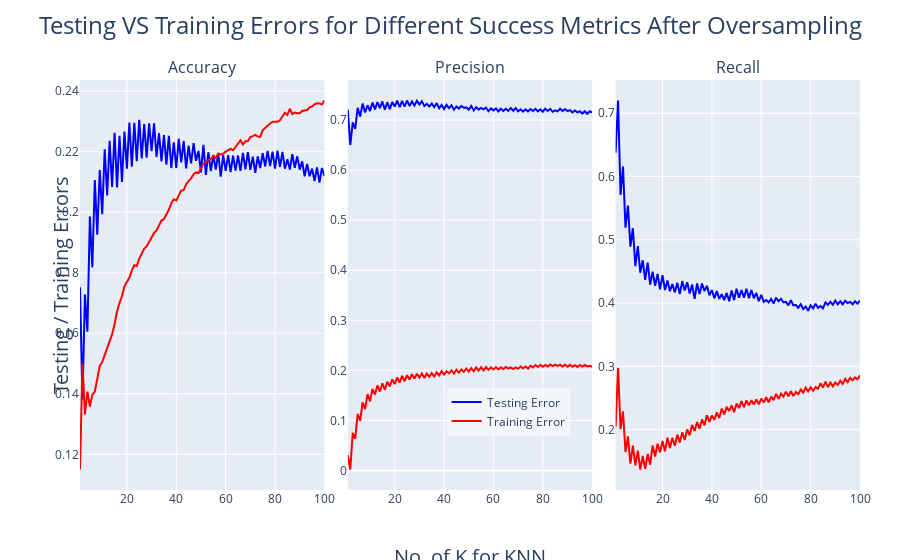

The cell this chart's notebook holds for it:
### Markdown cell above
A loop was applied to find the optimal K value for the KNN classifier.

### Code cell
# Plot the relationship between K and both training and testing errors for 3 different metrics.
fig9 = make_subplots(rows=1, cols=3, shared_xaxes = True, subplot_titles=('Accuracy', 'Precision', 'Recall'), horizontal_spacing = 0.03)

fig9.add_trace(go.Scatter(x = k_range, y = testing_error_a2, mode = 'lines', hovertemplate = 'No. of K: %{x}<br>testing_error_a2: %{y:.3f} <extra></extra>', line = dict(color = 'blue'), showlegend = False), row = 1, col = 1)
fig9.add_trace(go.Scatter(x = k_range, y = training_error_a2, mode = 'lines', hovertemplate = 'No. of K: %{x}<br>training_error_a2: %{y:.3f} <extra></extra>', line = dict(color = 'red'), showlegend = False), row = 1, col = 1)
fig9.add_trace(go.Scatter(x = k_range, y = testing_error_p2, mode = 'lines', hovertemplate = 'No. of K: %{x}<br>testing_error_p2: %{y:.3f} <extra></extra>',  line = dict(color = 'blue'), name = 'Testing Error'), row = 1, col = 2)
fig9.add_trace(go.Scatter(x = k_range, y = training_error_p2, mode = 'lines', hovertemplate = 'No. of K: %{x}<br>training_error_p2: %{y:.3f} <extra></extra>', line = dict(color = 'red'), name = 'Training Error'), row = 1, col = 2)
fig9.add_trace(go.Scatter(x = k_range, y = testing_error_r2, mode = 'lines', hovertemplate = 'No. of K: %{x}<br>testing_error_r2: %{y:.3f} <extra></extra>', line = dict(color = 'blue'), showlegend = False), row = 1, col = 3)
fig9.add_trace(go.Scatter(x = k_range, y = training_error_r2, mode = 'lines', hovertemplate = 'No. of K: %{x}<br>training_error_r2: %{y:.3f} <extra></extra>', line = dict(color = 'red'), showlegend = False), row = 1, col = 3)

fig9.add_annotation(text = 'Testing / Training Errors', xref = 'paper', yref = 'paper', x = -0.045, y = 0.5, showarrow = False, textangle = -90, font = dict(size = 20))  
fig9.add_annotation(text = 'No. of K for KNN', xref = 'paper', yref = 'paper', x = 0.5, y = -0.2, showarrow = False, font = dict(size = 20))  
fig9.update_layout(title = {'text' : 'Testing VS Training Errors for Different Success Metrics After Oversampling', 'y' : 0.97, 'x' : 0.5, 'xanchor' : 'center', 'yanchor' : 'top', 'font' : {'size' : 24}},
                   margin = dict(l = 80, r = 40, t = 80, b = 70), hovermode = "x", legend = dict(x = 0.47, y = 0.25, xanchor = 'left', yanchor = 'top', bgcolor = 'rgba(255, 255, 255, 0.5)'))
fig9.show()
